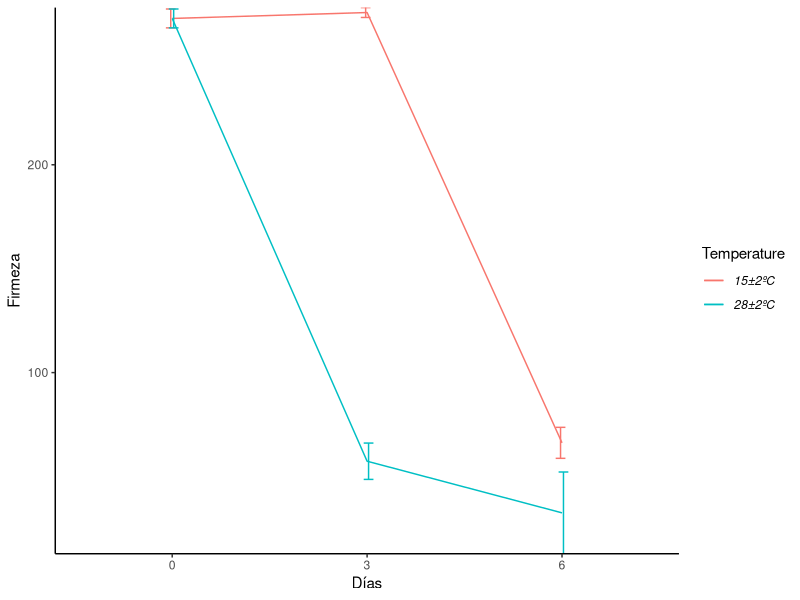
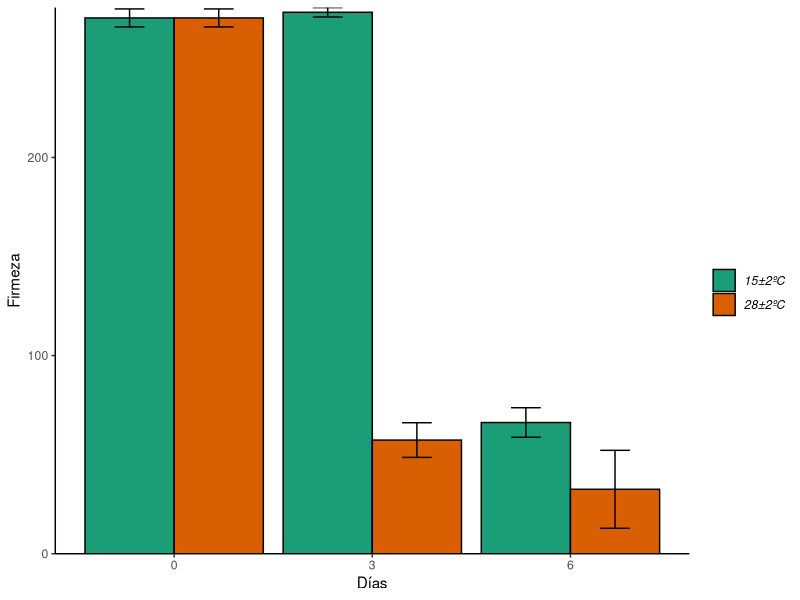

Write the R code that produced these figures, in order.
#Hacer gráficas de expresión
setwd("/Users/berumen/Desktop/")

library(readxl)
library(dplyr)
library(ggplot2)

#Cargar el marco de datos
Firmness <- read_excel("Physicochemicals.xlsx")

#Establecer las variables que son los factores
#Temperatura y Días
str(Firmness)
Firmness$Temperature = as.factor(Firmness$Temperature)
Firmness$Days = as.factor(Firmness$Days)
str(Firmness)

# Agrupar y añadir al marco de datos la media y desviación estándar
Firmness1 = Firmness %>%
  group_by(Temperature, Days) %>%
  summarise(Media_firmeza = mean(Firmness, na.rm=TRUE),
            Desvia_estandar = sd(Firmness, na.rm = TRUE))
str(Firmness1)

#Agregar al marco de datos (manualmente) las diferencias significativas
Firmness2 = Firmness1 %>%
  mutate(TUKEY=c("a","b","c"))
str(Firmness2)

#Gráfica de tendencia (líneas)
#ggplot2 trabaja con "capas"
imagen0 = ggplot(Firmness2, aes(x = Days, y = Media_firmeza, 
                      colour = Temperature, group=Temperature,
                      fill=Temperature))+
  geom_line() +
  geom_errorbar(aes(ymin=Media_firmeza-Desvia_estandar, ymax=Media_firmeza+Desvia_estandar), width=0.1,
                position=position_dodge(0.03)) + #añadir la desviación estándar 
  scale_fill_brewer(palette="Dark2") + #elige paleta de colores
  scale_y_continuous(expand = c(0,0)) + #quitar el espacio
  theme(axis.text.x = element_text(angle = 90, size = 12, colour = "black", vjust = 0.5, hjust = 1), #añadir face="bold para negritas 
        axis.title.y = element_text(size = 16, face = "bold"), legend.title = element_text(size = 12, face = "bold"), 
        legend.text = element_text(size = 12, face = "bold", colour = "black"), 
        axis.title.x = element_text(size = 16, face = "bold"),
        axis.text.y = element_text(colour = "black", size = 12)) +
  labs(x= "Días", y = "Firmeza", fill="") +
  theme_classic() +
  theme(legend.text = element_text(face = "italic")) 
print(imagen0)
dev.off()

#Crear gráfica de barras 
Imagen1 = ggplot(Firmness2, aes(x = Days, y = Media_firmeza,
                      fill=Temperature))+
  geom_bar(stat="identity", color="black", 
           position=position_dodge()) +
  geom_errorbar(aes(ymin=Media_firmeza-Desvia_estandar, ymax=Media_firmeza+Desvia_estandar), width=0.3,
                position=position_dodge(0.9))+
scale_fill_brewer(palette="Dark2") + #Coloca el color
  scale_y_continuous(expand = c(0,0)) + #quitar el espacio (gap) bar
  theme(axis.text.x = element_text(angle = 90, size = 12, colour = "black", vjust = 0.5, hjust = 1), #añadir face="bold para negritas 
        axis.title.y = element_text(size = 16, face = "bold"), legend.title = element_text(size = 12, face = "bold"), 
        legend.text = element_text(size = 12, face = "bold", colour = "black"), 
        axis.title.x = element_text(size = 16, face = "bold"),
        axis.text.y = element_text(colour = "black", size = 12)) +
  labs(x= "Días", y = "Firmeza", fill="") +
  theme_classic() +
  theme(legend.text = element_text(face = "italic")) 
print(Imagen1)
dev.off()